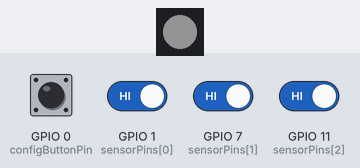
Simulated run of this sketch. Board: ESP32. Parts: 1 RGB LEDs in strip order, left to right. The inputs (shaded band) are chosen by the test bench; at power-on: GPIO 0 (configButtonPin), GPIO 1 (sensorPins[0]), GPIO 7 (sensorPins[1]), GPIO 11 (sensorPins[2]) HIGH. Dim RGB values are drawn brighter than linear; WiFi joins after 1.5 s; servers stay silent unless stated; uploads are accepted with an empty reply; EEPROM starts erased; what the sketch prints to the serial monitor is not drawn.

Above: at 3.5 s.
3.6 s: GPIO 0 (configButtonPin) pulled LOW for 0.15 s
5.2 s: GPIO 1 (sensorPins[0]) driven LOW
At 5.36 s:
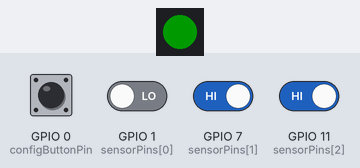
At 6.2 s:
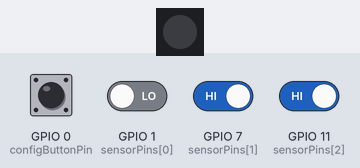
8.2 s: GPIO 7 (sensorPins[1]) driven LOW
11.2 s: GPIO 11 (sensorPins[2]) driven LOW
14.2 s: GPIO 0 (configButtonPin) pulled LOW for 1 s
17.2 s: GPIO 0 (configButtonPin) driven LOW and GPIO 1 (sensorPins[0]) driven HIGH
Timing chart, 0 to 21.2 s (numbered marks = the images above; inputs shaded):
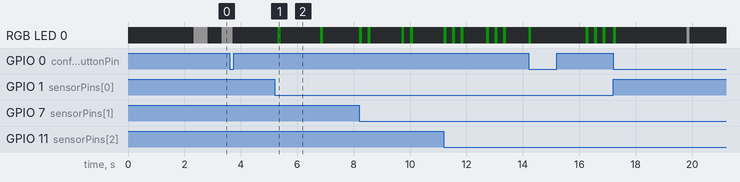

Measured:
- after the input at 5.2 s, RGB LED 0: alternates RGB(0, 25, 0) for 0.10 s and off for 1.4 s, starting after 0.11 s

The sketch:

Main.ino
```cpp
// Main.ino

#include "ConfigMode.h"
#include "WifiConnector.h"
#include "SensorHandler.h"
#include "ApiRequester.h"
#include "LedHandler.h"

void setup() {
    Serial.begin(115200);
    delay(2000); // Wait for 2 seconds to ensure the serial port is ready

    Serial.println("Starting setup...");

    // Initialize the config button
    ConfigMode::initializeConfigButton();

    // Ensure Wi-Fi is off before starting
    WifiConnector::disconnectWiFi(true);
    WifiConnector::setWiFiMode(WIFI_OFF);
    delay(100);

    // Check if config button is pressed during startup
    if (digitalRead(ConfigMode::configButtonPin) == LOW) {
        Serial.println("Config button pressed during startup. Entering configuration mode...");
        ConfigMode::enterConfigMode();
    } else {
        // Load saved settings and attempt to connect to Wi-Fi
        Serial.println("Calling loadSettings...");
        ConfigMode::loadSettings();

        Serial.println("Checking if settings are valid or invalid...");
        if (ConfigMode::settingsInvalid()) {
            Serial.println("Settings invalid. Entering configuration mode...");
            ConfigMode::enterConfigMode();
        } else {
            Serial.println("Settings valid. Attempting to connect to Wi-Fi...");
            WifiConnector::connectToWiFi();
        }
    }

    // Initialize the sensor handler
    Serial.println("Initializing sensor and LED...");
    sensorHandler::initializeSensors();
}

void loop() {
    if (ConfigMode::configModeActive()) {
        ConfigMode::handleConfigMode();  // Handle configuration via web interface
    } else {
        // Maintain Wi-Fi connection and reconnect if necessary
        WifiConnector::maintainWiFiConnection();

        // Only call sensorHandler if we are connected to Wi-Fi
        if (WifiConnector::isWiFiConnected()) {
            sensorHandler::monitorSensors();  // Monitor sensor and trigger actions only when Wi-Fi is connected
        }

        // Check for config button press
        if (ConfigMode::isConfigButtonPressed()) {
            Serial.println("Config button pressed. Entering configuration mode...");
            ConfigMode::enterConfigMode();
        }
    }
}
```

ApiRequester.h
```cpp
// ApiRequester.h

#ifndef API_REQUESTER_H
#define API_REQUESTER_H

namespace ApiRequester {
    void sendRegisterGoal();
    void sendInterruptMatch();
    void sendStartMatch();
    void sendLoginOnTable();
}

#endif // API_REQUESTER_H
```

ApiRequester.ino
```cpp
// ApiRequester.ino

#include "ApiRequester.h"
#include <WiFi.h>
#include <HTTPClient.h>
#include "ConfigMode.h"  // Include ConfigMode to access settings

namespace ApiRequester {

    void sendRegisterGoal() {
        if (WiFi.status() == WL_CONNECTED) {
            HTTPClient http;

            // Retrieve necessary data using ConfigMode getter functions
            String tableId = ConfigMode::getTableId();
            String companyId = ConfigMode::getCompanyId();
            String departmentId = ConfigMode::getDepartmentId();
            String side = ConfigMode::getSide();
            String apiKey = ConfigMode::getApiKey();

            // Prepare the request
            String url = "https://api.foosballproleague.live/api/Match/RegisterGoal";
            http.begin(url);
            http.addHeader("Content-Type", "application/json");
            http.addHeader("X-Api-Key", apiKey);

            // Create the JSON payload
            String jsonPayload = "{\"tableId\":" + tableId + ", \"side\":\"" + side + "\"}";

            Serial.println("Sending RegisterGoal HTTP POST request with payload:");
            Serial.println(jsonPayload);

            int httpResponseCode = http.POST(jsonPayload);

            if (httpResponseCode > 0) {
                Serial.println("HTTP Request sent");
            } else {
                Serial.println("Error: Failed to send POST request. HTTP response code: " + String(httpResponseCode));
            }

            http.end();  // Free resources
        } else {
            Serial.println("Error: Not connected to WiFi");
        }
    }

    void sendInterruptMatch() {
        if (WiFi.status() == WL_CONNECTED) {
            HTTPClient http;

            // Retrieve necessary data using ConfigMode getter functions
            String tableId = ConfigMode::getTableId();
            String  apiKey = ConfigMode::getApiKey();

            // Prepare the request
            String url = "https://api.foosballproleague.live/api/Match/" + tableId + "/Interrupt";
            http.begin(url);
            http.addHeader("Content-Type", "application/json");
            http.addHeader("X-Api-Key", apiKey);

            Serial.println("Sending InterruptMatch HTTP POST for tableId: " + tableId);

            int httpResponseCode = http.POST(""); // Empty string because we dont need to include any json payload. But Method just include a string

            if (httpResponseCode > 0) {
                Serial.println("HTTP Request sent");

            } else {
                Serial.println("Error: Failed to send POST request. HTTP response code: " + String(httpResponseCode));
            }

            http.end();  // Free resources
        } else {
            Serial.println("Error: Not connected to WiFi");
        }
    }

    void sendStartMatch() {
        if (WiFi.status() == WL_CONNECTED) {
            HTTPClient http;

            // Retrieve necessary data using ConfigMode getter functions
            String tableId = ConfigMode::getTableId();
             String  apiKey = ConfigMode::getApiKey();

            // Prepare the request
            String url = "https://api.foosballproleague.live/api/Match/" + tableId + "/Start";
            http.begin(url);

            http.addHeader("X-Api-Key", apiKey);

            Serial.println("Sending StartMatch HTTP POST request for tableId: " + tableId);

            int httpResponseCode = http.POST(""); // Empty string because we dont need to include any json payload. But Method just include a string

            if (httpResponseCode > 0) {
                Serial.println("HTTP Request sent");
            } else {
                Serial.println("Error: Failed to send POST request. HTTP response code: " + String(httpResponseCode));
            }

            http.end();  // Free resources
        } else {
            Serial.println("Error: Not connected to WiFi");
        }
    }

    void sendLoginOnTable() {
        if (WiFi.status() == WL_CONNECTED) {
            HTTPClient http;

            // Placeholder for userId since it's not retrieved from ConfigMode yet
            String userId = "exampleUserId";  // Replace with actual method when available
            String tableId = ConfigMode::getTableId();
            String side = ConfigMode::getSide();
            String  apiKey = ConfigMode::getApiKey();

            // Prepare the request
            String url = "https://api.foosballproleague.live/test";
            http.begin(url);
            http.addHeader("Content-Type", "application/json");
            http.addHeader("X-Api-Key", apiKey);


            // Create the JSON payload
            String jsonPayload = "{\"userId\":\"" + userId + "\", \"tableId\":\"" + tableId + "\", \"side\":\"" + side + "\"}";

            Serial.println("Sending LoginOnTable HTTP POST request with payload:");
            Serial.println(jsonPayload);

            int httpResponseCode = http.POST(jsonPayload);

            if (httpResponseCode > 0) {
                Serial.println("HTTP Request sent");
            } else {
                Serial.println("Error: Failed to send POST request. HTTP response code: " + String(httpResponseCode));
            }

            http.end();  // Free resources
        } else {
            Serial.println("Error: Not connected to WiFi");
        }
    }
}
```

LedHandler.h
```cpp
#ifndef LEDHANDLER_H
#define LEDHANDLER_H

namespace LedHandler {
  extern int ledState;
  extern unsigned long previousMillis;
  extern bool shouldFlash;  // Flag for controlling flash

  void initializeLed();
  void flashLedConstant(int interval);
  void shortFlash();
  void enableFlashing();   // Function to start the flashing
  void disableFlashing();  // Function to stop the flashing
  void handleFlashing();   // Function to handle the flashing based on the toggle
}

#endif
```

LedHandler.ino
```cpp
#include <Adafruit_NeoPixel.h>  // Include the NeoPixel library
#include "LedHandler.h"

namespace LedHandler {
  int ledState = LOW;  // Current state of the LED (HIGH or LOW)
  unsigned long previousMillis = 0;  // Last time the LED was updated
  const int ledPin = 38;  // Pin connected to the onboard RGB LED
  const int numPixels = 1;  // Number of LEDs (1 for the onboard LED)
  bool shouldFlash = false;  // Toggle to control whether the LED should flash

  Adafruit_NeoPixel pixels(numPixels, ledPin, NEO_GRB + NEO_KHZ800);

  void initializeLed() {
    pixels.begin();  // Initialize the NeoPixel
    pixels.setBrightness(50);  // Set global brightness to 20% (adjust as needed)
    pixels.setPixelColor(0, pixels.Color(0, 0, 0));  // Ensure the LED starts off (black)
    pixels.show();
  }

  // This function is called repeatedly during config mode to manage flashing
  void handleFlashing() {
    if (shouldFlash) {
      flashLedConstant(500);  // Flash the LED every 500ms (adjust the interval if needed)
    }
  }

  // Function to start the flashing
  void enableFlashing() {
    shouldFlash = true;
    Serial.println("LED flashing enabled.");
  }

  // Function to stop the flashing
  void disableFlashing() {
    shouldFlash = false;
    pixels.setPixelColor(0, pixels.Color(0, 0, 0));  // Turn off the LED
    pixels.show();
    Serial.println("LED flashing disabled.");
  }

  // Function to flash the LED at a constant interval
  void flashLedConstant(int interval) {
    unsigned long currentMillis = millis();  // Get the current time

    if (currentMillis - previousMillis >= interval) {
      previousMillis = currentMillis;  // Save the last time the LED was toggled

      // Toggle the LED state
      if (ledState == LOW) {
        ledState = HIGH;
        pixels.setPixelColor(0, pixels.Color(100, 100, 100));  // Dim white (RGB: 100, 100, 100)
      } else {
        ledState = LOW;
        pixels.setPixelColor(0, pixels.Color(0, 0, 0));  // Turn the LED off
      }

      pixels.show();  // Send the updated color to the LED
    }
  }

  void shortFlash() {
    pixels.setPixelColor(0, pixels.Color(0, 128, 0));  // Dim green (RGB: 0, 128, 0)
    pixels.show();
    delay(100);  // Delay for 100ms (this is a short flash)
    pixels.setPixelColor(0, pixels.Color(0, 0, 0));  // Turn the LED off
    pixels.show();
  }
}
```

SensorHandler.h
```cpp
// sensorHandler.h

#ifndef SENSOR_HANDLER_H
#define SENSOR_HANDLER_H

namespace sensorHandler {
    void initializeSensors();
    void monitorSensors();
}

#endif // SENSOR_HANDLER_H
```

SensorHandler.ino
```cpp
// sensorHandler.ino

#include "sensorHandler.h"
#include "LedHandler.h"      // To handle LED interaction
#include "ApiRequester.h"    // To send HTTP requests

namespace sensorHandler {
    const int numSensors = 4;
    const int sensorPins[numSensors] = {1, 7, 11}; // Sensor pins
    unsigned long lastTriggerTimes[numSensors] = {0};   // Time of the last trigger for each sensor
    const unsigned long debounceDelay = 1500;            // Debounce delay in milliseconds

    void initializeSensors() {
        for (int i = 0; i < numSensors; i++) {
            pinMode(sensorPins[i], INPUT_PULLUP);  // Enable internal pull-up resistor / register if sensorstate is LOW
        }
        LedHandler::initializeLed();         // Initialize the LED
        Serial.println("Sensors and LED initialized.");
    }

    void monitorSensors() {
        unsigned long currentTime = millis();

        for (int i = 0; i < numSensors; i++) {
            int sensorState = digitalRead(sensorPins[i]);

            if (sensorState == LOW && (currentTime - lastTriggerTimes[i] >= debounceDelay)) {
                lastTriggerTimes[i] = currentTime;
                Serial.print("Sensor on pin ");
                Serial.print(sensorPins[i]);
                Serial.println(" triggered, sending HTTP request...");
                LedHandler::shortFlash();

                // Trigger the corresponding API request based on the pin
                switch(sensorPins[i]) {
                    case 1:
                        ApiRequester::sendRegisterGoal();
                        break;
                    case 7:
                        ApiRequester::sendInterruptMatch();
                        break;
                    case 11:
                        ApiRequester::sendStartMatch();
                        break;
                    default:
                        Serial.println("Unknown sensor pin!");
                        break;
                }
            }
        }
    }
}
```

WifiConnector.h
```cpp
// WifiConnector.h

#ifndef WIFI_CONNECTOR_H
#define WIFI_CONNECTOR_H

#include <WiFi.h>
#include <ESPmDNS.h> // Include mDNS

namespace WifiConnector {
    void connectToWiFi();
    void maintainWiFiConnection();
    bool isWiFiConnected();

    void setWiFiMode(wifi_mode_t mode);
    void disconnectWiFi(bool reset);
    bool startAP(const char* ssid, const char* password);
    void stopAP();
    IPAddress getAPIP();

    bool startMDNS(const char* hostname);
    void stopMDNS();
}

#endif // WIFI_CONNECTOR_H
```

WifiConnector.ino
```cpp
// WifiConnector.ino

#include "WifiConnector.h"
#include "ConfigMode.h"  // Include ConfigMode to access Wi-Fi credentials

namespace WifiConnector {

    void connectToWiFi() {
        String ssid = ConfigMode::getSsid();                   // Access the SSID from ConfigMode
        String wifiPassword = ConfigMode::getWifiPassword();   // Access the Wi-Fi password from ConfigMode

        // Ensure Wi-Fi is in station mode
        WiFi.mode(WIFI_STA);
        WiFi.disconnect(true);  // Disconnect from any previous connections

        delay(100);  // Small delay to ensure previous Wi-Fi connections are cleared

        Serial.println("\nAttempting to connect to Wi-Fi:");
        Serial.print("SSID: "); Serial.println(ssid);
        Serial.print("Wi-Fi Password: "); Serial.println(wifiPassword);

        WiFi.begin(ssid.c_str(), wifiPassword.c_str());

        unsigned long startAttemptTime = millis();
        const unsigned long connectionTimeout = 30000; // 30 seconds timeout

        // Attempt to connect to Wi-Fi within the timeout period
        while (WiFi.status() != WL_CONNECTED && (millis() - startAttemptTime) < connectionTimeout) {
            delay(500);
            Serial.print(".");

            // Check for config button press during Wi-Fi connection attempt
            if (ConfigMode::isConfigButtonPressed()) {
                Serial.println("\nConfig button pressed during Wi-Fi connection attempt. Entering configuration mode...");
                ConfigMode::enterConfigMode();
                return; // Exit the function to stop trying to connect to Wi-Fi
            }
        }

        if (WiFi.status() == WL_CONNECTED) {
            Serial.println("\nConnected to Wi-Fi");
            Serial.print("IP Address: ");
            Serial.println(WiFi.localIP());
        } else {
            Serial.println("\nFailed to connect to Wi-Fi within the timeout period.");
            ConfigMode::enterConfigMode();
        }
    }

    void maintainWiFiConnection() {
        if (WiFi.status() != WL_CONNECTED && !ConfigMode::configModeActive()) {
            Serial.println("Wi-Fi disconnected. Attempting to reconnect...");
            connectToWiFi();  // Try to reconnect if the connection is lost
        }
    }

    bool isWiFiConnected() {
        return WiFi.status() == WL_CONNECTED;
    }

    void setWiFiMode(wifi_mode_t mode) {
        WiFi.mode(mode);
    }

    void disconnectWiFi(bool reset) {
        WiFi.disconnect(reset);
    }

    bool startAP(const char* ssid, const char* password) {
        WiFi.softAPdisconnect(true); // Ensure previous AP is stopped
        setWiFiMode(WIFI_AP);
        delay(100);
        bool result = WiFi.softAP(ssid, password);
        return result;
    }

    void stopAP() {
        WiFi.softAPdisconnect(true);
    }

    IPAddress getAPIP() {
        return WiFi.softAPIP();
    }

    bool startMDNS(const char* hostname) {
        bool result = MDNS.begin(hostname);
        return result;
    }

    void stopMDNS() {
        MDNS.end();
    }

}
```

ConfigMode.h
```cpp
// ConfigMode.h

#ifndef CONFIG_MODE_H
#define CONFIG_MODE_H

#include <WebServer.h>
#include <Preferences.h>
#include "WifiConnector.h"  // Include WifiConnector

namespace ConfigMode {
    extern const int configButtonPin; // Now accessible globally

    void loadSettings();
    bool settingsInvalid();
    void enterConfigMode();
    void handleConfigMode();
    void exitConfigMode();
    void initializeConfigButton();
    bool configModeActive();
    bool isConfigButtonPressed();

    // Getter functions
    String getTableId();
    String getCompanyId();
    String getDepartmentId();
    String getSide();
    String getSsid();
    String getWifiPassword();
    String getApiKey();
}

#endif // CONFIG_MODE_H
```

Source omitted: ConfigMode.ino (10027 bytes)
